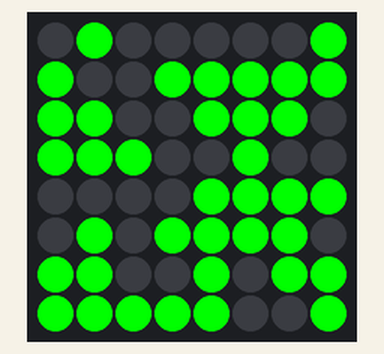
Recording of a sketch running on a simulated Arduino Uno, built with avr-gcc and run on an emulated ATmega328P. Parts: 8×8 RGB LED matrix (first LED top left, wired row by row). Random numbers use the default seed unless the sketch sets one; what the sketch prints to the serial monitor is not drawn.

Above: at 0.06 s.
At 4.95 s:
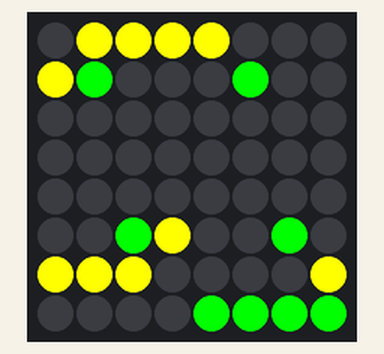
At 10.1 s:
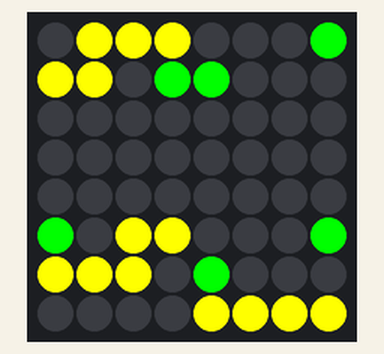
At 20.3 s:
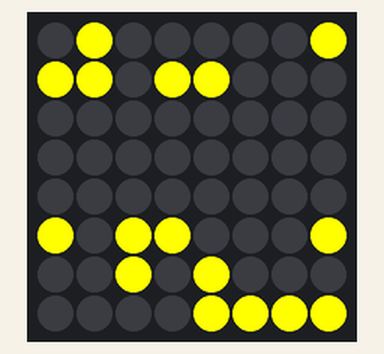
At 30.07 s:
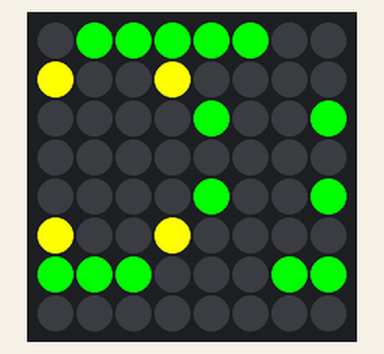
At 39.85 s:
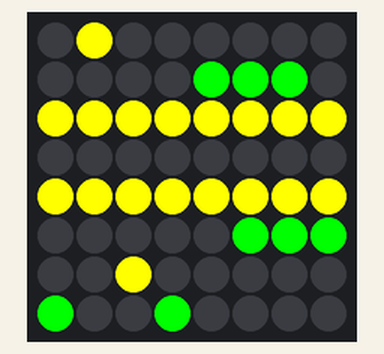

The sketch:

gameOfLife.ino
```cpp
/*
I recently got one of those 8x8 LED matrices  and I was playing with some Game of Life patterns when I found this pretty repeating pattern. I found it by starting with some random patterns. If you look closely you can see the pattern becoming a mirrored version of itself halfway through. Apparently the pattern doesn't repeat like this on an infinite grid but on this wrapping 8x8 grid it does ;-)

FYI, the LED matrix is a bicolor one (green/red) and has an I2C interface (http://www.adafruit.com/products/902). I'm using the colors as follows:
 - newly created cells are green
 - cells that are at least 10 generations old are red
 - other living cells are yellow (simultaneously green+red)

It's hookup up to my Arduino Uno r3.

here's a video: http://www.youtube.com/watch?v=Ee2hOaQ2RDI

*/
//some edits made by henry lindbo


#include <Wire.h>
#include "Adafruit_LEDBackpack.h"
#include "Adafruit_GFX.h"

boolean cells[8][8];

Adafruit_BicolorMatrix matrix = Adafruit_BicolorMatrix();

// game of life
int next[8][8];

void setup() {
  Serial.begin(9600);
  Serial.write("test");

  randomSeed(analogRead(0));
  for (int r=0 ; r<8 ; r++) {
    for (int c=0 ; c<8 ; c++) {
      if (random(2) >0)
        next[r][c] = 1;
    }
 }

  matrix.begin(0x70);  // pass in the address
  matrix.setBrightness(15);
}

void loop() {

  game_of_life();
}

int current[8][8] =
{ {0,0,0,0,0,0,0,0},
  {0,0,0,0,0,0,0,0},
  {0,0,1,1,1,0,0,0},
  {0,0,0,0,0,0,0,0},
  {0,0,0,0,0,0,0,0},
  {0,0,0,0,0,0,0,0},
  {0,0,0,0,0,0,0,0},
  {0,0,0,0,0,0,0,0} };

int mod(int a) { return (a+8)%8; }

void game_of_life() {

  matrix.clear();

  // draw
  for (int r=0 ; r<8 ; r++) {
    for (int c=0 ; c<8 ; c++) {
      int color;
      if (next[r][c] == 0)
        color = 0;
      else if (next[r][c] == 1)
        color = LED_GREEN;
      else if (next[r][c] > 10)
        color = LED_RED;
      else
        color = LED_YELLOW;
      matrix.drawPixel(c,r,color);
    }
  }
  matrix.writeDisplay();
  if (checkIfDead()>=64){
    matrix.clear();
    matrix.writeDisplay();
    delay(1000);
    reset();
  }else if(checkOldest()>50){
    matrix.clear();
    matrix.writeDisplay();
    delay(1000);
    reset();
  }else{
    // calc next state
    for (int r=0 ; r<8 ; r++) {
      for (int c=0 ; c<8 ; c++) {
        // count alive neighbors
        int alive = 0;
        alive += current[mod(r+1)][mod(c)  ] != 0;
        alive += current[mod(r)  ][mod(c+1)] != 0;
        alive += current[mod(r-1)][mod(c)  ] != 0;
        alive += current[mod(r)  ][mod(c-1)] != 0;
        alive += current[mod(r+1)][mod(c+1)] != 0;
        alive += current[mod(r-1)][mod(c-1)] != 0;
        alive += current[mod(r+1)][mod(c-1)] != 0;
        alive += current[mod(r-1)][mod(c+1)] != 0;
        if (current[r][c])
          if (alive < 2 || alive > 3)
            next[r][c] = 0;
          else
            next[r][c] = current[r][c] + 1;
        else
          if (alive == 3)
            next[r][c] = 1;
      }
    }
  }
  for (int r=0 ; r<8 ; r++) {
    for (int c=0 ; c<8 ; c++) {
      current[r][c] = next[r][c];
    }
  }
  delay(100);


}

void reset(){
  for (int r=0 ; r<8 ; r++) {
    for (int c=0 ; c<8 ; c++) {
      if (random(2) >0)
        next[r][c] = 1;
    }
 }
}

int checkOldest(){
  int oldest=0;
  int i,j;
  for(i=0;i<8;i++){
    for(j=0;j<8;j++){
      if(current[i][j]>oldest){
        oldest = next[i][j];
      }
    }
  }
  return oldest;
}


int checkIfDead(){
  int deadCount = 0;
  int i,j;
  for(i=0;i<8;i++){
    for(j=0;j<8;j++){
      if(next[i][j]==0){
        deadCount++;
      }
    }
  }
  return deadCount;
}
```
